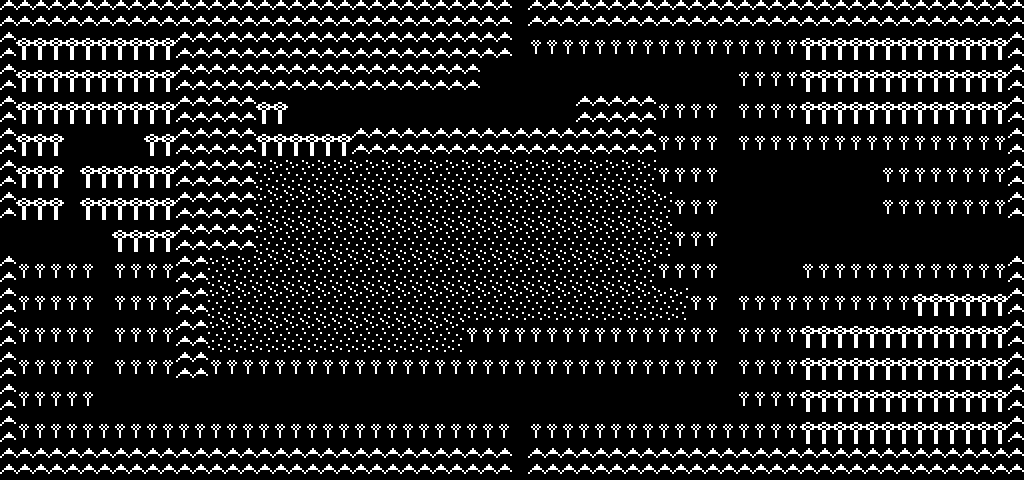

Rendered tile map (Tiled .tmx) drawn with the repository's tilesets; below, a short description and the map source with its tile grids summarised:
An orthogonal 64x15 tile map with 16x32 px tiles, 1 tile layer (Map2).

<map version="1.0" orientation="orthogonal" width="64" height="15" tilewidth="16" tileheight="32">
 <tileset firstgid="1" name="tileset15" tilewidth="16" tileheight="32">
  <image source="../res/tileset15.png" width="240" height="32" />
  <tile id="0">
   <properties>
    <property name="type" value="NULL" />
   </properties>
  </tile>
  <tile id="1">
   <properties>
    <property name="type" value="BRICK" />
   </properties>
  </tile>
  <tile id="2">
   <properties>
    <property name="type" value="WOODS" />
   </properties>
  </tile>
  <tile id="3">
   <properties>
    <property name="type" value="MOUNTAIN1" />
   </properties>
  </tile>
  <tile id="4">
   <properties>
    <property name="type" value="PATH" />
   </properties>
  </tile>
  <tile id="5">
   <properties>
    <property name="type" value="SWAMP" />
   </properties>
  </tile>
  <tile id="6">
   <properties>
    <property name="type" value="TOWN" />
   </properties>
  </tile>
  <tile id="7">
   <properties>
    <property name="type" value="CHARACTER" />
   </properties>
  </tile>
  <tile id="8">
   <properties>
    <property name="type" value="ICHARACTER" />
   </properties>
  </tile>
  <tile id="9">
   <properties>
    <property name="type" value="GATE" />
   </properties>
  </tile>
  <tile id="10">
   <properties>
    <property name="type" value="MAPEDGE" />
   </properties>
  </tile>
  <tile id="11">
   <properties>
    <property name="type" value="PORTAL" />
   </properties>
  </tile>
  <tile id="12">
   <properties>
    <property name="type" value="FOREST" />
   </properties>
  </tile>
  <tile id="13">
   <properties>
    <property name="type" value="MOUNTAIN2" />
   </properties>
  </tile>
  <tile id="14">
   <properties>
    <property name="type" value="LAMP" />
   </properties>
  </tile>
 </tileset>
 <layer name="Map2" width="64" height="15">
  <data>[960 cells, 960 non-empty, 7 distinct tile ids]</data>
 </layer>
</map>
